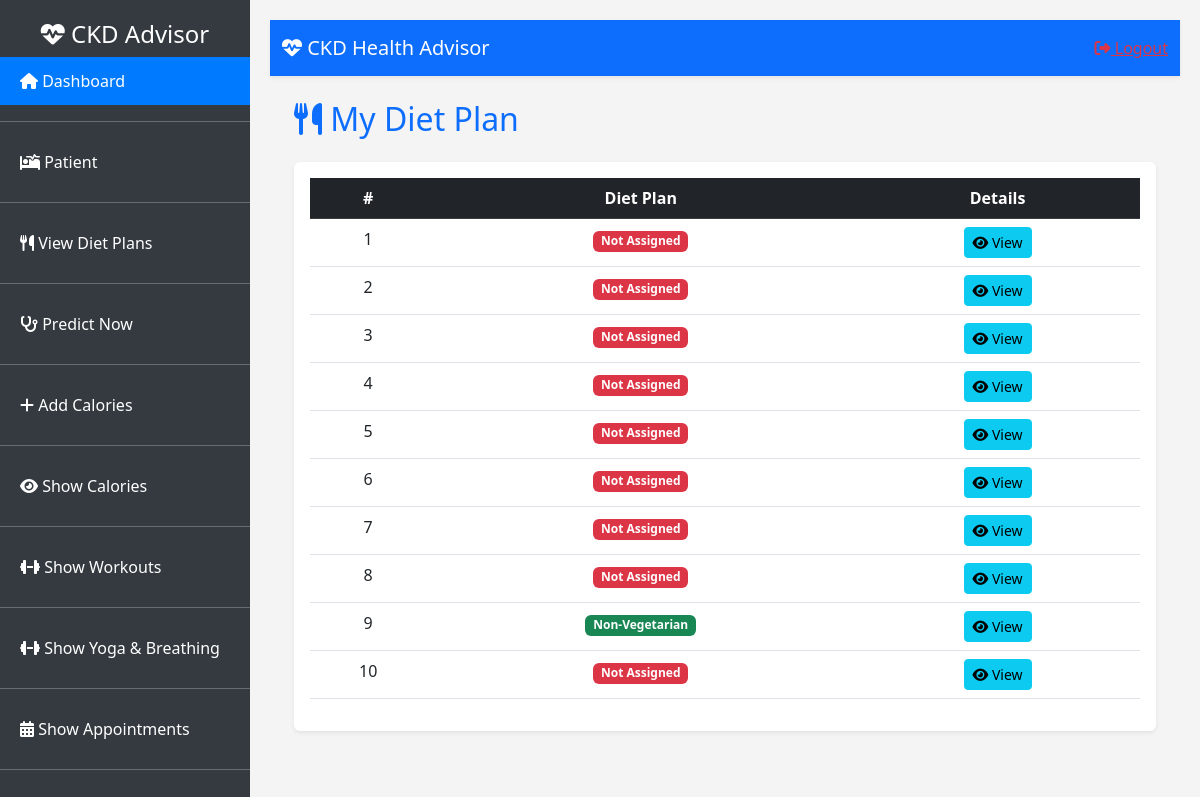
Page /patient/diet-plan/ (signed in) on the committed database.
### patient/models.py (models this page shows, shortened)
class Patient(models.Model):
    patient_info = models.ForeignKey(
        PatientInfo,
        on_delete=models.CASCADE,
        related_name="patients"
    )
    age = models.FloatField()
    bp = models.FloatField(verbose_name="Blood Pressure")
    sg = models.FloatField(verbose_name="Specific Gravity")
    al = models.FloatField(verbose_name="Albumin")
    su = models.FloatField(verbose_name="Sugar")
    rbc = models.CharField(max_length=10, verbose_name="Red Blood Cells")
    pc = models.CharField(max_length=10, verbose_name="Pus Cells")
    pcc = models.CharField(max_length=10, verbose_name="Pus Cell Clumps")
    ba = models.CharField(max_length=10, verbose_name="Bacteria")
    bgr = models.FloatField(verbose_name="Blood Glucose Random")
    bu = models.FloatField(verbose_name="Blood Urea")
    sc = models.FloatField(verbose_name="Serum Creatinine")
    sod = models.FloatField(verbose_name="Sodium")
    pot = models.FloatField(verbose_name="Potassium")
    hemo = models.FloatField(verbose_name="Hemoglobin")
    pcv = models.FloatField(verbose_name="Packed Cell Volume")
    wc = models.FloatField(verbose_name="White Blood Cell Count")
    rc = models.FloatField(verbose_name="Red Blood Cell Count")
    htn = models.CharField(max_length=3, verbose_name="Hypertension")
    dm = models.CharField(max_length=3, verbose_name="Diabetes Mellitus")
    cad = models.CharField(max_length=3, verbose_name="Coronary Artery Disease")
    appet = models.CharField(max_length=10, verbose_name="Appetite")
    pe = models.CharField(max_length=3, verbose_name="Pedal Edema")
    ane = models.CharField(max_length=3, verbose_name="Anemia")
    prediction = models.CharField(max_length=50)
    created_at = models.DateTimeField(auto_now_add=True)

class DietRecommendation(models.Model):
    DIET_CHOICES = [
        ('Vegetarian', 'Vegetarian'),
        ('Non-Vegetarian', 'Non-Vegetarian'),
        ('Vegan', 'Vegan'),
    ]
    patient = models.OneToOneField(
        Patient,
        on_delete=models.CASCADE,
        related_name="diet"
    )
    diet_type = models.CharField(max_length=20, choices=DIET_CHOICES)
    cuisine_style = models.CharField(max_length=100, blank=True, null=True)
    additional_notes = models.TextField(blank=True, null=True)
    recommended_meals = models.TextField(help_text="List recommended meals")
    created_at = models.DateTimeField(auto_now_add=True)

### patient/views.py (the view)
# urls.py: path('diet-plan/', PatientDietRecommendationView.as_view(), name='patinet_diet'),
class PatientDietRecommendationView(LoginRequiredMixin, ListView):
    model = Patient
    template_name = "patient/diet_recommendation_list.html"
    context_object_name = "patients"
    def get_queryset(self):
        user = self.request.user
        if not hasattr(user, "patient_info"):
            return Patient.objects.none()
        return Patient.objects.filter(patient_info=user.patient_info).order_by('-created_at')

### templates/patient/diet_recommendation_list.html (shortened to what this page needs)
{% extends "patient/base.html" %}
{% block content %}
<div class="container">
    <h2 class="mb-4 text-primary"><i class="fas fa-utensils"></i> My Diet Plan</h2>
    <div class="card shadow-sm border-0">
        <div class="card-body">
            {% if patients %}
            <table class="table table-hover text-center">
                <thead class="table-dark">
                    <tr>
                        <th>#</th>
                        <th>Diet Plan</th>
                        <th>Details</th>
                    </tr>
                </thead>
                <tbody>
                    {% for patient in patients %}
                    <tr>
                        <td>{{ forloop.counter }}</td>
                        <td>
                            {% if patient.diet %}
                                <span class="badge bg-success">{{ patient.diet.diet_type }}</span>
                            {% else %}
                                <span class="badge bg-danger">Not Assigned</span>
                            {% endif %}
                        </td>
                        <td>
                            <a href="{% url 'patient:diet_recommendations' patient.id %}" class="btn btn-info btn-sm">
                                <i class="fas fa-eye"></i> View
                            </a>
                        </td>
                    </tr>
                    {% endfor %}
                </tbody>
            </table>
            {% else %}
            <p class="text-muted text-center">No diet recommendations available.</p>
            {% endif %}
        </div>
    </div>
</div>
{% endblock %}

### templates/patient/base.html (style rules this page uses)
body { background: #f4f4f4; display: flex; }

### rows in the picture
Patient: shows "Not Assigned"
Patient: shows "Not Assigned"
Patient: shows "Not Assigned"
Patient: shows "Not Assigned"
Patient: shows "Not Assigned"
Patient: shows "Not Assigned"
Patient: shows "Not Assigned"
Patient: shows "Not Assigned"
Patient: diet.diet_type "Non-Vegetarian"
Patient: shows "Not Assigned"
